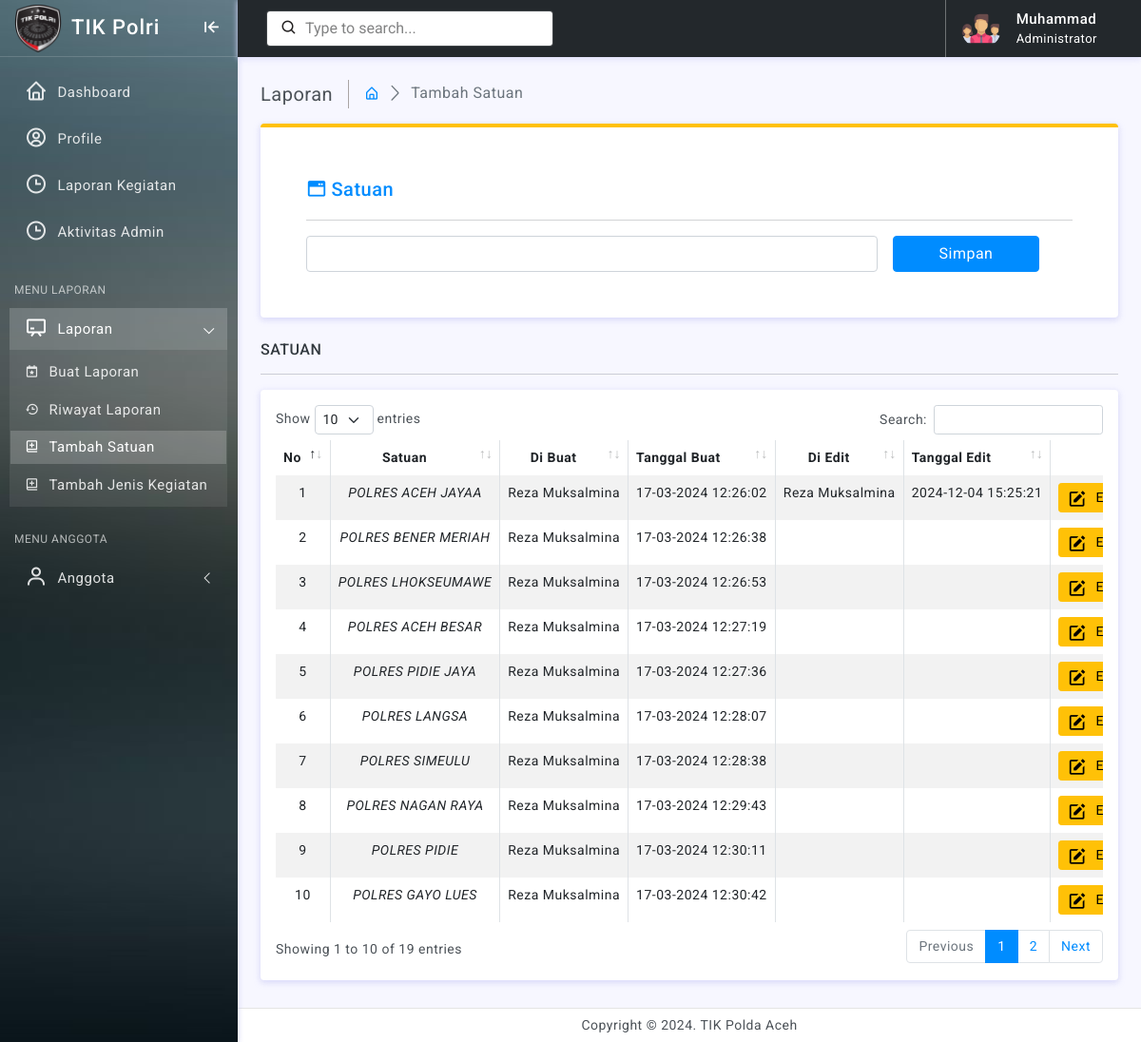
Screenshot of /admin/index.php?page=add_satuan (signed in) with the database file from the repository.
### tables this page shows
CREATE TABLE `satuan` (
  `satuan` int(11) NOT NULL,
  `judul_satuan` varchar(100) NOT NULL,
  `created_by` varchar(100) NOT NULL,
  `created_at` text DEFAULT NULL,
  `edited_by` varchar(100) DEFAULT NULL,
  `edited_at` text DEFAULT NULL
);

### admin/laporan/add_satuan.php (the view, shortened to what this page needs)
<div class="page-breadcrumb d-none d-sm-flex align-items-center mb-3">
    <div class="breadcrumb-title pe-3">Laporan</div>
    <div class="ps-3">
        <nav aria-label="breadcrumb">
            <ol class="breadcrumb mb-0 p-0">
                <li class="breadcrumb-item"><a href="index.php?page=dashboard"><i class="bx bx-home-alt"></i></a>
                </li>
                <li class="breadcrumb-item active" aria-current="page">Tambah Satuan</li>
            </ol>
        </nav>
    </div>
</div>
<div class="card border-top border-0 border-4 border-warning">
    <div class="card-body p-5">
        <div class="card-title d-flex align-items-center">
            <div><i class="bx bxs-window-alt me-1 font-22 text-primary"></i>
            </div>
            <h5 class="mb-0 text-primary">Satuan</h5>
        </div>
        <hr>
        <form class="row g-3" method="post" action="" enctype="multipart/form-data">
            <div class="col-md-9">
                <input type="text" name="judul" class="form-control" id="inputFirstName">
            </div>
            <div class="col-md-3">
                <button type="submit" name="submit" class="btn btn-primary px-5">Simpan</button>
            </div>
        </form>
    </div>
</div>
<h6 class="mb-0 text-uppercase">Satuan</h6>
<hr />
<div class="card">
    <div class="card-body">
        <div class="table-responsive">
            <table id="example" class="table table-striped table-bordered" style="width:100%">
                <thead>
                    <tr>
                        <th width="5%">
                            <center>No</center>
                        </th>
                        <th>
                            <center>Satuan</center>
                        </th>
                        <th width="20%">
                            <center>Di Buat </center>
                        </th>
                        <th width="10%">Tanggal Buat</th>
                        <th width="20%">
                            <center>Di Edit </center>
                        </th>
                        <th width="10%">Tanggal Edit</th>
                        <th width="5%">
                            <center>Action</center>
                        </th>
                    </tr>
                </thead>
                <tbody>
                    <?php
                    include "../conn/conn.php";
                    $no = 1;
                    $query = mysqli_query($conn, "SELECT * FROM satuan");
                    while ($data = mysqli_fetch_array($query)) { ?>
                        <tr>
                            <td>
                                <center><?= $no++ ?></center>
                            </td>
                            <td>
                                <center><i><?= $data['judul_satuan'] ?></i></center>
                            </td>
                            <td><?= ucwords($data['created_by']) ?></td>
                            <td>
                                <center><?= $data['created_at'] ?></center>
                            </td>
                            <td><?= ucwords($data['edited_by']) ?></td>
                            <td>
                                <center><?= $data['edited_at'] ?></center>
                            </td>
                            <td class="text-center">
                                <button class="btn btn-warning btn-sm" data-bs-toggle="modal" data-bs-target="#editModal<?= $data['satuan'] ?>">
                                    <i class="bx bxs-edit"></i> Edit
                                </button>
                            </td>
                        </tr>
                    <?php
                    };
                    ?>
                </tbody>
            </table>
        </div>
    </div>
</div>

### assets/css/app.css (style rules this page uses)
body { font-size: 14px; color: #4c5258; letter-spacing: .5px; background: #f7f7ff; overflow-x: hidden; font-family: Roboto, sans-serif }
a { text-decoration: none }
.breadcrumb-title { font-size: 20px; border-right: 1.5px solid #aaa4a4 }
.page-breadcrumb .breadcrumb li.breadcrumb-item { font-size: 16px }
.page-breadcrumb .breadcrumb-item+.breadcrumb-item::before { display: inline-block; padding-right: .5rem; color: #6c757d; font-family: LineIcons; content: "\ea5c" }
.font-22 { font-size: 22px }
.btn i { vertical-align: middle; font-size: 1.3rem; margin-top: -1em; margin-bottom: -1em; margin-right: 5px }
input::placeholder { color: #000!important; opacity: .3!important }

### assets/css/header-colors.css (style rules this page uses)
html.color-header::placeholder { color: #08090a!important; opacity: .5!important }

### rows the page displays
satuan: judul_satuan "POLRES ACEH JAYAA", created_by "Reza Muksalmina", created_at "17-03-2024 12:26:02", edited_by "Reza Muksalmina", edited_at "2024-12-04 15:25:21"
satuan: judul_satuan "POLRES BENER MERIAH", created_by "Reza Muksalmina", created_at "17-03-2024 12:26:38"
satuan: judul_satuan "POLRES LHOKSEUMAWE", created_by "Reza Muksalmina", created_at "17-03-2024 12:26:53"
satuan: judul_satuan "POLRES ACEH BESAR", created_by "Reza Muksalmina", created_at "17-03-2024 12:27:19"
satuan: judul_satuan "POLRES PIDIE JAYA", created_by "Reza Muksalmina", created_at "17-03-2024 12:27:36"
satuan: judul_satuan "POLRES LANGSA", created_by "Reza Muksalmina", created_at "17-03-2024 12:28:07"
satuan: judul_satuan "POLRES SIMEULU", created_by "Reza Muksalmina", created_at "17-03-2024 12:28:38"
satuan: judul_satuan "POLRES NAGAN RAYA", created_by "Reza Muksalmina", created_at "17-03-2024 12:29:43"
satuan: judul_satuan "POLRES PIDIE", created_by "Reza Muksalmina", created_at "17-03-2024 12:30:11"
satuan: judul_satuan "POLRES GAYO LUES", created_by "Reza Muksalmina", created_at "17-03-2024 12:30:42"

### other values shown
$_SESSION['nama'] "Muhammad"
